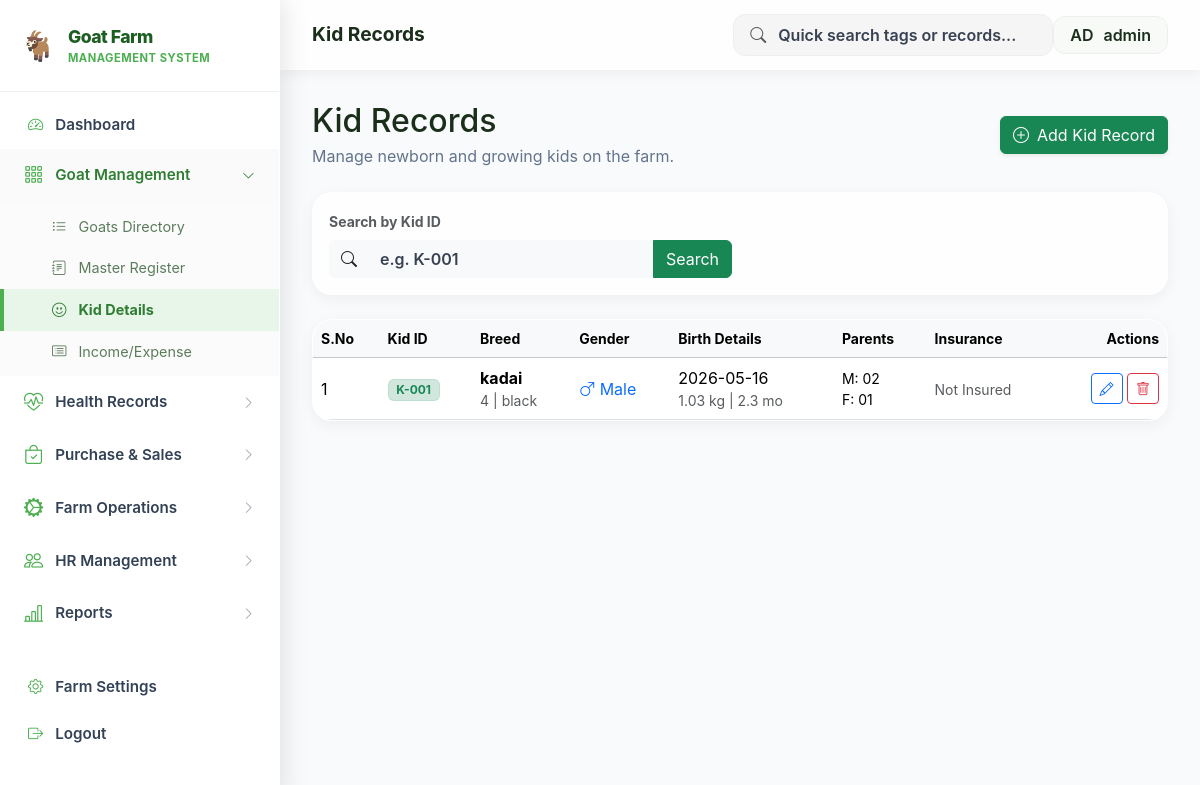
Screenshot of /kid (signed in) with the database file from the repository.
### tables this page shows
CREATE TABLE kid_records (
                id INTEGER PRIMARY KEY AUTOINCREMENT,
                s_no TEXT,
                kid_id TEXT NOT NULL,
                breed TEXT,
                breed_percent TEXT,
                gender TEXT,
                color TEXT,
                litter_size INTEGER,
                birth_date DATE,
                age_month TEXT,
                birth_weight REAL
            , mother_id TEXT, father_id TEXT, insurance_policy_no TEXT, insurance_company TEXT, insurance_expiry DATE, insurance_amount REAL);

### Project_goatfarm.py (the view)
@app.route('/kid')
def kid():
    db = get_db()
    kid_search = request.args.get('kid_id', '')
    if kid_search:
        records = db.execute('SELECT * FROM kid_records WHERE kid_id LIKE ? ORDER BY birth_date DESC',
             (f"%{kid_search}%",)).fetchall()
    else:
        records = db.execute('SELECT * FROM kid_records ORDER BY birth_date DESC').fetchall()
    return render_template('kid.html', records=records)

### Project_goatfarm.py (called while the page is built)
def get_db():
    conn = sqlite3.connect(DB_FILE)
    conn.row_factory = sqlite3.Row
    return conn

@app.before_request
def require_login():
    allowed_routes = ['login', 'static', 'register', 'verify_otp', 'goats', 'goat_detail']
    if request.endpoint not in allowed_routes and 'user_id' not in session:
        return redirect(url_for('login'))

### templates/kid.html (shortened to what this page needs)
{% extends 'layout.html' %}
{% block page_title %}Kid Records{% endblock %}
{% block content %}
<div class="page-header mb-4 d-flex justify-content-between align-items-center">
    <div>
        <h2 class="fw-800 text-dark mb-1">Kid Records</h2>
        <p class="text-muted mb-0">Manage newborn and growing kids on the farm.</p>
    </div>
    <a href="{{ url_for('kid_add') }}" class="btn btn-success shadow-sm"><i class="bi bi-plus-circle me-2"></i>Add Kid Record</a>
</div>
<div class="card border-0 mb-4">
    <div class="card-body">
        <form method="GET" action="{{ url_for('kid') }}" class="row g-3">
            <div class="col-md-6">
                <label class="form-label small fw-bold text-muted">Search by Kid ID</label>
                <div class="input-group">
                    <span class="input-group-text bg-light border-0"><i class="bi bi-search"></i></span>
                    <input type="text" name="kid_id" class="form-control border-0 bg-light" placeholder="e.g. K-001">
                    <button class="btn btn-success" type="submit">Search</button>
                </div>
            </div>
        </form>
    </div>
</div>
<div class="card border-0 overflow-hidden">
    <div class="table-responsive">
        <table class="table mb-0 align-middle">
            <thead class="table-light text-muted small fw-bold">
                <tr>
                    <th>S.No</th>
                    <th>Kid ID</th>
                    <th>Breed</th>
                    <th>Gender</th>
                    <th>Birth Details</th>
                    <th>Parents</th>
                    <th>Insurance</th>
                    <th class="text-end">Actions</th>
                </tr>
            </thead>
            <tbody>
                {% for record in records %}
                <tr>
                    <td>{{ record.s_no }}</td>
                    <td><span class="badge bg-success-subtle text-success border border-success border-opacity-10">{{ record.kid_id }}</span></td>
                    <td>
                        <div class="fw-bold">{{ record.breed }}</div>
                        <div class="small text-muted">{{ record.breed_percent or 'N/A' }} | {{ record.color or 'N/A' }}</div>
                    </td>
                    <td>
                        {% if record.gender == 'Male' %}
                            <span class="text-primary"><i class="bi bi-gender-male"></i> Male</span>
                        {% else %}
                            <span class="text-danger"><i class="bi bi-gender-female"></i> Female</span>
                        {% endif %}
                    </td>
                    <td>
                        <div>{{ record.birth_date }}</div>
                        <div class="small text-muted">{{ record.birth_weight or 0 }} kg | {{ record.age_month or 0 }} mo</div>
                    </td>
                    <td>
                        <div class="small">M: {{ record.mother_id or 'Unknown' }}</div>
                        <div class="small">F: {{ record.father_id or 'Unknown' }}</div>
                    </td>
                    <td>
                        {% if record.insurance_policy_no %}
                            <span class="badge bg-info text-dark"><i class="bi bi-shield-check me-1"></i>Insured</span>
                            <div class="small text-muted mt-1">{{ record.insurance_company }}</div>
                        {% else %}
                            <span class="text-muted small">Not Insured</span>
                        {% endif %}
                    </td>
                    <td class="text-end">
                        <a href="{{ url_for('kid_edit', id=record.id) }}" class="btn btn-sm btn-outline-primary"><i class="bi bi-pencil"></i></a>
                        <form action="{{ url_for('kid_delete', id=record.id) }}" method="POST" class="d-inline" onsubmit="return confirm('Delete this kid record?');">
                            <button type="submit" class="btn btn-sm btn-outline-danger"><i class="bi bi-trash"></i></button>
                        </form>
                    </td>
                </tr>
                {% endfor %}
            </tbody>
        </table>
    </div>
</div>
{% endblock %}

### static/css/style.css (style rules this page uses)
:root { --sidebar-width: 270px; --sidebar-bg: #ffffff; --sidebar-hover: #e0eee0; --sidebar-active: #2e7d32; --sidebar-text: #2d4a2d; --sidebar-heading: #5c7c5c; --topbar-height: 64px; --accent: #4caf50; --accent-light: #81c784; --accent-dark: #2e7d32; --body-bg: #ffffff; --card-bg: #ffffff; --card-shadow: 0 4px 15px rgba(0,0,0,0.05); --sidebar-shadow: 2px 0 10px rgba(0,0,0,0.03); --font-main: -apple-system, BlinkMacSystemFont, "SF Pro Text", "SF Pro Display", "Helvetica Neue", Arial, sans-serif; --transition: all 0.3s ease; }
* { margin: 0; padding: 0; box-sizing: border-box; font-family: var(--font-main); }
input, textarea, select { color: #000000 !important; font-weight: 700; }
input::placeholder, textarea::placeholder { color: #374151 !important; font-weight: 600; opacity: 1; }
body { background: var(--body-bg); color: #2c3e50; -webkit-font-smoothing: antialiased; }
.page-header h2, h2, .container h2, .container-fluid h2 { color: #1a2e1a !important; text-shadow: none; }
.page-header p, p.text-muted, .container p.text-muted, .container-fluid p.text-muted { color: #64748b !important; }
.card { background: rgba(255, 255, 255, 0.8) !important; backdrop-filter: blur(12px); -webkit-backdrop-filter: blur(12px); border: 1px solid rgba(255, 255, 255, 0.9) !important; border-radius: 24px; box-shadow: 0 10px 40px rgba(0, 0, 0, 0.04), 0 2px 4px rgba(0,0,0,0.02); transition: var(--transition); }
.card { background: var(--card-bg); border: 1px solid #f0f0f0; border-radius: 20px; box-shadow: var(--card-shadow); transition: var(--transition); }

### templates/layout.html (style rules this page uses)
:root { --sidebar-width: 280px; --topbar-height: 70px; --accent: #4caf50; --accent-dark: #2e7d32; --bg-light: #f8fafc; --sidebar-bg: #ffffff; --sidebar-text: #334155; --sidebar-hover: #f1f5f9; --transition: all 0.3s cubic-bezier(0.4, 0, 0.2, 1); }

### rows the page displays
kid_records: s_no "1", kid_id "K-001", breed "kadai", breed_percent "4", color "black", gender "Male" (drawn), birth_date "2026-05-16", birth_weight "1.03", age_month "2.3", mother "02", father "01", insurance_policy_no "Not Insured"

### other values shown
{{ session.username or 'Admin' }} "admin"
